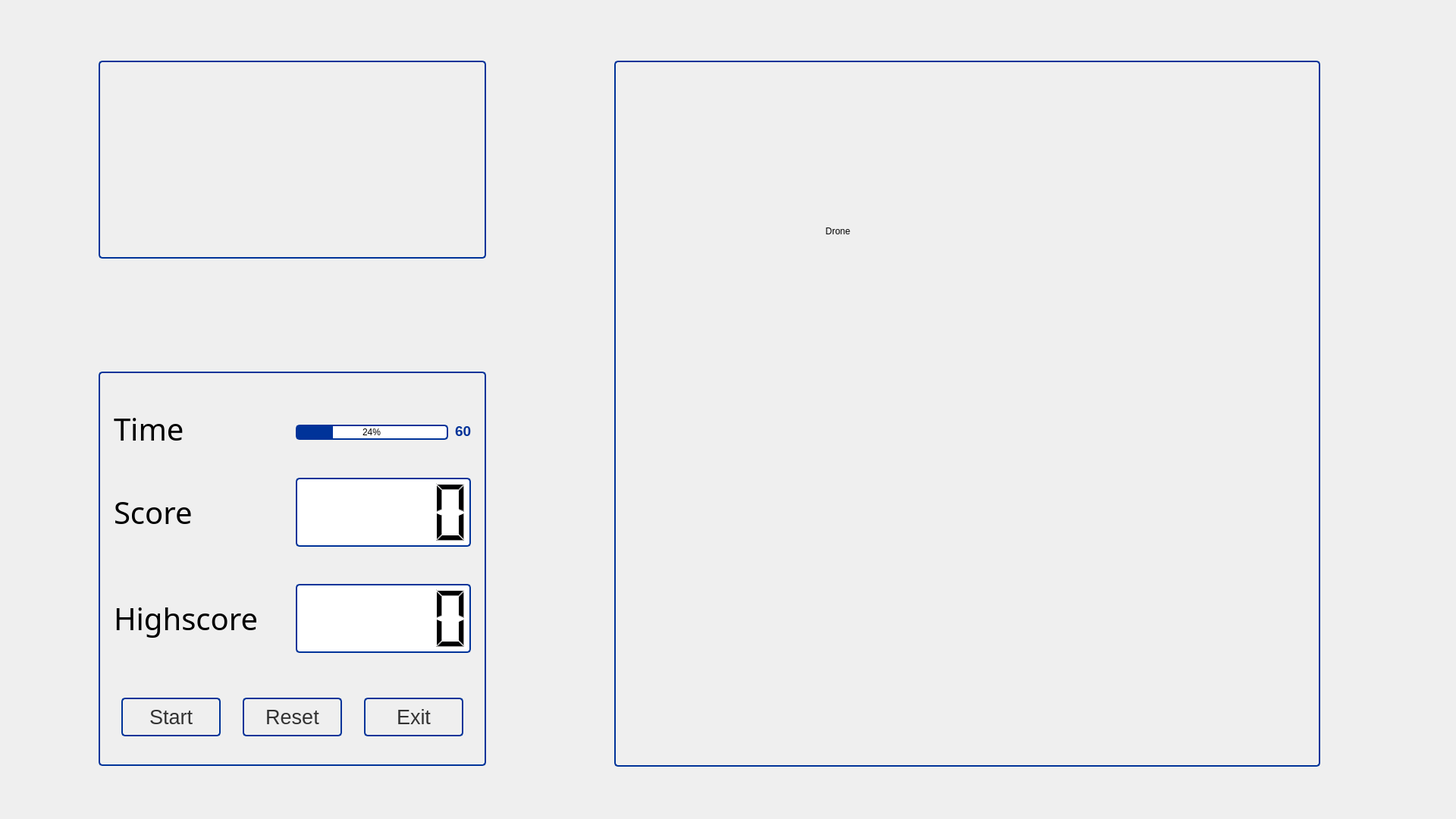
<?xml version="1.0" encoding="UTF-8"?>
<ui version="4.0">
 <class>GameWindow</class>
 <widget class="QDialog" name="GameWindow">
  <property name="geometry">
   <rect>
    <x>0</x>
    <y>0</y>
    <width>1920</width>
    <height>1080</height>
   </rect>
  </property>
  <property name="windowTitle">
   <string>Dialog</string>
  </property>
  <property name="styleSheet">
   <string notr="true"/>
  </property>
  <widget class="QGroupBox" name="groupBox_2">
   <property name="geometry">
    <rect>
     <x>810</x>
     <y>80</y>
     <width>931</width>
     <height>931</height>
    </rect>
   </property>
   <property name="styleSheet">
    <string notr="true">QGroupBox {
    border: 2px solid #003399;
    border-radius: 5px;
}</string>
   </property>
   <property name="title">
    <string/>
   </property>
   <widget class="QLabel" name="labelAnimalCow">
    <property name="geometry">
     <rect>
      <x>210</x>
      <y>690</y>
      <width>72</width>
      <height>68</height>
     </rect>
    </property>
    <property name="autoFillBackground">
     <bool>false</bool>
    </property>
    <property name="text">
     <string/>
    </property>
    <property name="pixmap">
     <pixmap>../../../../../../.designer/backup/images/animalCow.png</pixmap>
    </property>
   </widget>
   <widget class="QLabel" name="labelAnimalTiger">
    <property name="geometry">
     <rect>
      <x>150</x>
      <y>600</y>
      <width>72</width>
      <height>68</height>
     </rect>
    </property>
    <property name="autoFillBackground">
     <bool>false</bool>
    </property>
    <property name="text">
     <string/>
    </property>
    <property name="pixmap">
     <pixmap>../../../../../../.designer/backup/images/animalTiger.png</pixmap>
    </property>
   </widget>
   <widget class="QLabel" name="labelAnimalRabbid">
    <property name="geometry">
     <rect>
      <x>260</x>
      <y>590</y>
      <width>72</width>
      <height>68</height>
     </rect>
    </property>
    <property name="autoFillBackground">
     <bool>false</bool>
    </property>
    <property name="text">
     <string/>
    </property>
    <property name="pixmap">
     <pixmap>../../../../../../.designer/backup/images/animalRabbid.png</pixmap>
    </property>
   </widget>
   <widget class="QLabel" name="labelFire1">
    <property name="geometry">
     <rect>
      <x>190</x>
      <y>440</y>
      <width>128</width>
      <height>128</height>
     </rect>
    </property>
    <property name="autoFillBackground">
     <bool>true</bool>
    </property>
    <property name="text">
     <string/>
    </property>
   </widget>
   <widget class="QLabel" name="labelFire2">
    <property name="geometry">
     <rect>
      <x>320</x>
      <y>540</y>
      <width>128</width>
      <height>128</height>
     </rect>
    </property>
    <property name="autoFillBackground">
     <bool>true</bool>
    </property>
    <property name="text">
     <string/>
    </property>
   </widget>
   <widget class="QLabel" name="labelFire3">
    <property name="geometry">
     <rect>
      <x>330</x>
      <y>670</y>
      <width>128</width>
      <height>128</height>
     </rect>
    </property>
    <property name="autoFillBackground">
     <bool>true</bool>
    </property>
    <property name="text">
     <string/>
    </property>
   </widget>
   <widget class="QLabel" name="labelFire4">
    <property name="geometry">
     <rect>
      <x>50</x>
      <y>540</y>
      <width>128</width>
      <height>128</height>
     </rect>
    </property>
    <property name="autoFillBackground">
     <bool>true</bool>
    </property>
    <property name="text">
     <string/>
    </property>
   </widget>
   <widget class="QLabel" name="labelFire6">
    <property name="geometry">
     <rect>
      <x>60</x>
      <y>680</y>
      <width>128</width>
      <height>128</height>
     </rect>
    </property>
    <property name="autoFillBackground">
     <bool>true</bool>
    </property>
    <property name="text">
     <string/>
    </property>
   </widget>
   <widget class="QLabel" name="labelFire5">
    <property name="geometry">
     <rect>
      <x>180</x>
      <y>760</y>
      <width>128</width>
      <height>128</height>
     </rect>
    </property>
    <property name="autoFillBackground">
     <bool>true</bool>
    </property>
    <property name="text">
     <string/>
    </property>
   </widget>
   <widget class="QLabel" name="labelAnimalCowFarm">
    <property name="geometry">
     <rect>
      <x>730</x>
      <y>120</y>
      <width>72</width>
      <height>68</height>
     </rect>
    </property>
    <property name="autoFillBackground">
     <bool>false</bool>
    </property>
    <property name="styleSheet">
     <string notr="true">display:none;</string>
    </property>
    <property name="text">
     <string/>
    </property>
    <property name="pixmap">
     <pixmap>../../../../../../.designer/backup/images/animalCow.png</pixmap>
    </property>
   </widget>
   <widget class="QLabel" name="labelAnimalRabbidFarm">
    <property name="geometry">
     <rect>
      <x>810</x>
      <y>40</y>
      <width>72</width>
      <height>68</height>
     </rect>
    </property>
    <property name="autoFillBackground">
     <bool>false</bool>
    </property>
    <property name="text">
     <string/>
    </property>
    <property name="pixmap">
     <pixmap>../../../../../../.designer/backup/images/animalRabbid.png</pixmap>
    </property>
   </widget>
   <widget class="QLabel" name="labelAnimalTigerFarm">
    <property name="geometry">
     <rect>
      <x>650</x>
      <y>40</y>
      <width>72</width>
      <height>68</height>
     </rect>
    </property>
    <property name="autoFillBackground">
     <bool>false</bool>
    </property>
    <property name="styleSheet">
     <string notr="true">display:none;</string>
    </property>
    <property name="text">
     <string/>
    </property>
    <property name="pixmap">
     <pixmap>../../../../../../.designer/backup/images/animalTiger.png</pixmap>
    </property>
   </widget>
   <widget class="QLabel" name="labelBackground">
    <property name="geometry">
     <rect>
      <x>10</x>
      <y>10</y>
      <width>910</width>
      <height>910</height>
     </rect>
    </property>
    <property name="text">
     <string/>
    </property>
   </widget>
   <widget class="QLabel" name="labelFarmCorner">
    <property name="geometry">
     <rect>
      <x>670</x>
      <y>230</y>
      <width>141</width>
      <height>21</height>
     </rect>
    </property>
    <property name="text">
     <string/>
    </property>
    <property name="pixmap">
     <pixmap>images/farm_corner.png</pixmap>
    </property>
   </widget>
   <widget class="QLabel" name="labelDrone">
    <property name="geometry">
     <rect>
      <x>250</x>
      <y>180</y>
      <width>90</width>
      <height>90</height>
     </rect>
    </property>
    <property name="text">
     <string>Drone</string>
    </property>
    <property name="alignment">
     <set>Qt::AlignCenter</set>
    </property>
   </widget>
   <zorder>labelBackground</zorder>
   <zorder>labelFire1</zorder>
   <zorder>labelFire2</zorder>
   <zorder>labelFire3</zorder>
   <zorder>labelFire4</zorder>
   <zorder>labelFire6</zorder>
   <zorder>labelFire5</zorder>
   <zorder>labelFarmCorner</zorder>
   <zorder>labelAnimalCow</zorder>
   <zorder>labelAnimalCowFarm</zorder>
   <zorder>labelAnimalRabbid</zorder>
   <zorder>labelAnimalRabbidFarm</zorder>
   <zorder>labelAnimalTigerFarm</zorder>
   <zorder>labelAnimalTiger</zorder>
   <zorder>labelDrone</zorder>
  </widget>
  <widget class="QGroupBox" name="groupBox_3">
   <property name="geometry">
    <rect>
     <x>130</x>
     <y>80</y>
     <width>511</width>
     <height>261</height>
    </rect>
   </property>
   <property name="styleSheet">
    <string notr="true">QGroupBox {
    border: 2px solid #003399;
    border-radius: 5px;
}</string>
   </property>
   <property name="title">
    <string/>
   </property>
   <widget class="QLabel" name="labelLogo">
    <property name="geometry">
     <rect>
      <x>60</x>
      <y>20</y>
      <width>431</width>
      <height>151</height>
     </rect>
    </property>
    <property name="styleSheet">
     <string notr="true"/>
    </property>
    <property name="text">
     <string/>
    </property>
   </widget>
  </widget>
  <widget class="QGroupBox" name="groupBox">
   <property name="geometry">
    <rect>
     <x>130</x>
     <y>490</y>
     <width>511</width>
     <height>520</height>
    </rect>
   </property>
   <property name="styleSheet">
    <string notr="true">QGroupBox {
    border: 2px solid #003399;
    border-radius: 5px;
}

</string>
   </property>
   <property name="title">
    <string/>
   </property>
   <widget class="QLabel" name="label">
    <property name="geometry">
     <rect>
      <x>20</x>
      <y>140</y>
      <width>221</width>
      <height>91</height>
     </rect>
    </property>
    <property name="font">
     <font>
      <family>Droid Sans</family>
      <pointsize>30</pointsize>
     </font>
    </property>
    <property name="text">
     <string>Score</string>
    </property>
   </widget>
   <widget class="QPushButton" name="btnStart">
    <property name="geometry">
     <rect>
      <x>30</x>
      <y>430</y>
      <width>131</width>
      <height>51</height>
     </rect>
    </property>
    <property name="font">
     <font>
      <pointsize>20</pointsize>
      <weight>50</weight>
      <bold>false</bold>
     </font>
    </property>
    <property name="styleSheet">
     <string notr="true">QPushButton {
color: #333;
border: 2px solid #003399;;
border-radius: 5px;
padding: 5px;
background: qradialgradient(cx: 0.3, cy: -0.4,
fx: 0.3, fy: -0.4,
radius: 1.35, stop: 0 #fff, stop: 1 #888);
min-width: 80px;
}

QPushButton:hover {
background: qradialgradient(cx: 0.3, cy: -0.4,
fx: 0.3, fy: -0.4,
radius: 1.35, stop: 0 #fff, stop: 1 #bbb);
}

QPushButton:pressed {
background: qradialgradient(cx: 0.4, cy: -0.1,
fx: 0.4, fy: -0.1,
radius: 1.35, stop: 0 #fff, stop: 1 #ddd);
}
</string>
    </property>
    <property name="text">
     <string>Start</string>
    </property>
   </widget>
   <widget class="QPushButton" name="btnExit">
    <property name="geometry">
     <rect>
      <x>350</x>
      <y>430</y>
      <width>131</width>
      <height>51</height>
     </rect>
    </property>
    <property name="font">
     <font>
      <pointsize>20</pointsize>
     </font>
    </property>
    <property name="styleSheet">
     <string notr="true">QPushButton {
color: #333;
    border: 2px solid #003399;
border-radius: 5px;
padding: 5px;
background: qradialgradient(cx: 0.3, cy: -0.4,
fx: 0.3, fy: -0.4,
radius: 1.35, stop: 0 #fff, stop: 1 #888);
min-width: 80px;
}

QPushButton:hover {
background: qradialgradient(cx: 0.3, cy: -0.4,
fx: 0.3, fy: -0.4,
radius: 1.35, stop: 0 #fff, stop: 1 #bbb);
}

QPushButton:pressed {
background: qradialgradient(cx: 0.4, cy: -0.1,
fx: 0.4, fy: -0.1,
radius: 1.35, stop: 0 #fff, stop: 1 #ddd);
}
</string>
    </property>
    <property name="text">
     <string>Exit</string>
    </property>
    <property name="autoDefault">
     <bool>false</bool>
    </property>
   </widget>
   <widget class="QPushButton" name="btnReset">
    <property name="geometry">
     <rect>
      <x>190</x>
      <y>430</y>
      <width>131</width>
      <height>51</height>
     </rect>
    </property>
    <property name="font">
     <font>
      <pointsize>20</pointsize>
     </font>
    </property>
    <property name="styleSheet">
     <string notr="true">QPushButton {
color: #333;
border: 2px solid #003399;
border-radius: 5px;
padding: 5px;
background: qradialgradient(cx: 0.3, cy: -0.4,
fx: 0.3, fy: -0.4,
radius: 1.35, stop: 0 #fff, stop: 1 #888);
min-width: 80px;
}

QPushButton:hover {
background: qradialgradient(cx: 0.3, cy: -0.4,
fx: 0.3, fy: -0.4,
radius: 1.35, stop: 0 #fff, stop: 1 #bbb);
}

QPushButton:pressed {
background: qradialgradient(cx: 0.4, cy: -0.1,
fx: 0.4, fy: -0.1,
radius: 1.35, stop: 0 #fff, stop: 1 #ddd);
}
</string>
    </property>
    <property name="text">
     <string>Reset</string>
    </property>
   </widget>
   <widget class="QLCDNumber" name="lcdScore">
    <property name="geometry">
     <rect>
      <x>260</x>
      <y>140</y>
      <width>231</width>
      <height>91</height>
     </rect>
    </property>
    <property name="styleSheet">
     <string notr="true">QLCDNumber::chunk {
            background-color: #003399;
             }
QLCDNumber {
    border: 2px solid #003399;
          border-radius: 5px;
          text-align: center;
       background: #ffffff;
        }</string>
    </property>
   </widget>
   <widget class="QLCDNumber" name="lcdHighscore">
    <property name="geometry">
     <rect>
      <x>260</x>
      <y>280</y>
      <width>231</width>
      <height>91</height>
     </rect>
    </property>
    <property name="styleSheet">
     <string notr="true">QLCDNumber::chunk {
            background-color: #003399;
             }
QLCDNumber {
    border: 2px solid #003399;
          border-radius: 5px;
          text-align: center;
       background: #ffffff;
        }</string>
    </property>
   </widget>
   <widget class="QLabel" name="label_2">
    <property name="geometry">
     <rect>
      <x>20</x>
      <y>30</y>
      <width>221</width>
      <height>91</height>
     </rect>
    </property>
    <property name="font">
     <font>
      <family>Droid Sans</family>
      <pointsize>30</pointsize>
     </font>
    </property>
    <property name="text">
     <string>Time</string>
    </property>
   </widget>
   <widget class="QLabel" name="label_3">
    <property name="geometry">
     <rect>
      <x>20</x>
      <y>280</y>
      <width>221</width>
      <height>91</height>
     </rect>
    </property>
    <property name="font">
     <font>
      <family>Droid Sans</family>
      <pointsize>30</pointsize>
     </font>
    </property>
    <property name="text">
     <string>Highscore</string>
    </property>
   </widget>
   <widget class="QProgressBar" name="barTime">
    <property name="geometry">
     <rect>
      <x>260</x>
      <y>70</y>
      <width>201</width>
      <height>20</height>
     </rect>
    </property>
    <property name="styleSheet">
     <string notr="true">QProgressBar::chunk {
            background-color: #003399;
             }
QProgressBar {
          border: 2px solid #003399;
          border-radius: 5px;
          text-align: center;
       background: #ffffff;
        }</string>
    </property>
    <property name="value">
     <number>24</number>
    </property>
   </widget>
   <widget class="QLabel" name="labelTime">
    <property name="geometry">
     <rect>
      <x>470</x>
      <y>70</y>
      <width>21</width>
      <height>17</height>
     </rect>
    </property>
    <property name="font">
     <font>
      <pointsize>14</pointsize>
      <weight>75</weight>
      <bold>true</bold>
     </font>
    </property>
    <property name="styleSheet">
     <string notr="true">    color: #003399;</string>
    </property>
    <property name="text">
     <string>60</string>
    </property>
   </widget>
  </widget>
 </widget>
 <resources/>
 <connections/>
</ui>
